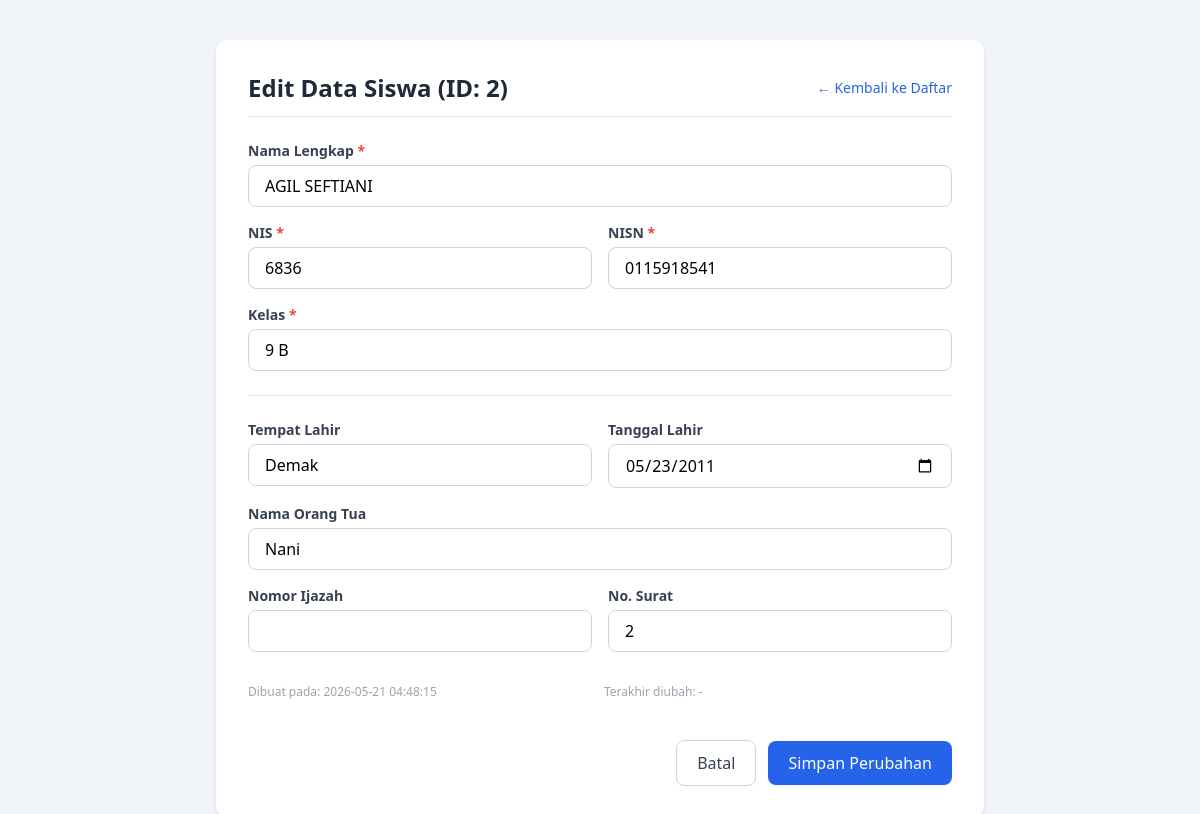
The page /edit-siswa.php?id=2 on the database its author committed.
### tables this page shows
CREATE TABLE `siswa` (
  `id` int(11) NOT NULL,
  `nama` varchar(100) NOT NULL,
  `nis` varchar(30) NOT NULL,
  `nisn` varchar(30) NOT NULL,
  `kelas` varchar(20) NOT NULL,
  `tempat_lahir` varchar(100) DEFAULT NULL,
  `tanggal_lahir` date DEFAULT NULL,
  `nama_orang_tua` varchar(100) DEFAULT NULL,
  `nomor_ijazah` varchar(100) DEFAULT NULL,
  `no_surat` varchar(50) DEFAULT NULL,
  `created_at` timestamp NOT NULL DEFAULT current_timestamp(),
  `updated_at` timestamp NULL DEFAULT NULL ON UPDATE current_timestamp()
);

### edit-siswa.php (the view, shortened to what this page needs)
<?php
require_once 'koneksi.php';
$tabel = 'siswa';
$id = intval($_GET['id']);
try {
    $sql_fetch = "SELECT * FROM $tabel WHERE id = ?";
    $stmt_fetch = $conn->prepare($sql_fetch);
    $stmt_fetch->bind_param("i", $id);
    $stmt_fetch->execute();
    $result = $stmt_fetch->get_result();
    $data = $result->fetch_assoc();
} catch (mysqli_sql_exception $e) {
    die("Error: " . $e->getMessage());
}
?>
<!DOCTYPE html>
<html lang="id">
<head>
    <script src="https://cdn.tailwindcss.com"></script>
</head>
<body class="bg-slate-100 min-h-screen py-10 px-4">
    <div class="max-w-3xl mx-auto bg-white rounded-xl shadow-md overflow-hidden p-6 md:p-8">
        <div class="flex items-center justify-between border-b pb-3 mb-6">
            <h2 class="text-2xl font-bold text-gray-800">Edit Data Siswa (ID: <?php echo htmlspecialchars($data['id']); ?>)</h2>
            <a href="data_siswa.php" class="text-sm text-blue-600 hover:underline">&larr; Kembali ke Daftar</a>
        </div>
        <form action="edit-siswa.php?id=<?php echo $id; ?>" method="POST" class="space-y-6">
            <div class="grid grid-cols-1 md:grid-cols-2 gap-4">
                <div class="md:col-span-2">
                    <label class="block text-sm font-semibold text-gray-700 mb-1">Nama Lengkap <span class="text-red-500">*</span></label>
                    <input type="text" name="nama" maxlength="100" required
                           value="<?php echo htmlspecialchars($data['nama'] ?? ''); ?>"
                           class="w-full px-4 py-2 border border-gray-300 rounded-lg focus:ring-2 focus:ring-blue-500 focus:outline-none">
                </div>
                <div>
                    <label class="block text-sm font-semibold text-gray-700 mb-1">NIS <span class="text-red-500">*</span></label>
                    <input type="text" name="nis" maxlength="30" required
                           value="<?php echo htmlspecialchars($data['nis'] ?? ''); ?>"
                           class="w-full px-4 py-2 border border-gray-300 rounded-lg focus:ring-2 focus:ring-blue-500 focus:outline-none">
                </div>
                <div>
                    <label class="block text-sm font-semibold text-gray-700 mb-1">NISN <span class="text-red-500">*</span></label>
                    <input type="text" name="nisn" maxlength="30" required
                           value="<?php echo htmlspecialchars($data['nisn'] ?? ''); ?>"
                           class="w-full px-4 py-2 border border-gray-300 rounded-lg focus:ring-2 focus:ring-blue-500 focus:outline-none">
                </div>
                <div class="md:col-span-2">
                    <label class="block text-sm font-semibold text-gray-700 mb-1">Kelas <span class="text-red-500">*</span></label>
                    <input type="text" name="kelas" maxlength="20" required
                           value="<?php echo htmlspecialchars($data['kelas'] ?? ''); ?>"
                           class="w-full px-4 py-2 border border-gray-300 rounded-lg focus:ring-2 focus:ring-blue-500 focus:outline-none">
                </div>
            </div>
            <hr class="border-gray-200 my-4">
            <div class="grid grid-cols-1 md:grid-cols-2 gap-4">
                <div>
                    <label class="block text-sm font-semibold text-gray-700 mb-1">Tempat Lahir</label>
                    <input type="text" name="tempat_lahir" maxlength="100"
                           value="<?php echo htmlspecialchars($data['tempat_lahir'] ?? ''); ?>"
                           class="w-full px-4 py-2 border border-gray-300 rounded-lg focus:ring-2 focus:ring-blue-500 focus:outline-none">
                </div>
                <div>
                    <label class="block text-sm font-semibold text-gray-700 mb-1">Tanggal Lahir</label>
                    <input type="date" name="tanggal_lahir"
                           value="<?php echo htmlspecialchars($data['tanggal_lahir'] ?? ''); ?>"
                           class="w-full px-4 py-2 border border-gray-300 rounded-lg focus:ring-2 focus:ring-blue-500 focus:outline-none">
                </div>
                <div class="md:col-span-2">
                    <label class="block text-sm font-semibold text-gray-700 mb-1">Nama Orang Tua</label>
                    <input type="text" name="nama_orang_tua" maxlength="100"
                           value="<?php echo htmlspecialchars($data['nama_orang_tua'] ?? ''); ?>"
                           class="w-full px-4 py-2 border border-gray-300 rounded-lg focus:ring-2 focus:ring-blue-500 focus:outline-none">
                </div>
                <div>
                    <label class="block text-sm font-semibold text-gray-700 mb-1">Nomor Ijazah</label>
                    <input type="text" name="nomor_ijazah" maxlength="100"
                           value="<?php echo htmlspecialchars($data['nomor_ijazah'] ?? ''); ?>"
                           class="w-full px-4 py-2 border border-gray-300 rounded-lg focus:ring-2 focus:ring-blue-500 focus:outline-none">
                </div>
                <div>
                    <label class="block text-sm font-semibold text-gray-700 mb-1">No. Surat</label>
                    <input type="text" name="no_surat" maxlength="50"
                           value="<?php echo htmlspecialchars($data['no_surat'] ?? ''); ?>"
                           class="w-full px-4 py-2 border border-gray-300 rounded-lg focus:ring-2 focus:ring-blue-500 focus:outline-none">
                </div>
            </div>
            <div class="text-xs text-gray-400 pt-2 grid grid-cols-1 md:grid-cols-2 gap-2">
                <p>Dibuat pada: <?php echo htmlspecialchars($data['created_at'] ?? '-'); ?></p>
                <p>Terakhir diubah: <?php echo htmlspecialchars($data['updated_at'] ?? '-'); ?></p>
            </div>
            <div class="pt-4 flex items-center justify-end space-x-3">
                <a href="daftar_siswa.php"
                   class="px-5 py-2.5 rounded-lg border border-gray-300 text-gray-700 hover:bg-gray-50 font-medium transition">
                    Batal
                </a>
                <button type="submit"
                        class="px-5 py-2.5 rounded-lg bg-blue-600 hover:bg-blue-700 text-white font-medium shadow-sm transition">
                    Simpan Perubahan
                </button>
            </div>
        </form>
    </div>
</body>
</html>

### rows shown on the page
siswa: id "2", nama "AGIL SEFTIANI", nis "6836", nisn "0115918541", kelas "9 B", tempat_lahir "Demak", tanggal_lahir "05/23/2011", nama_orang_tua "Nani", no_surat "2", created_at "2026-05-21 04:48:15", updated_at "-"
